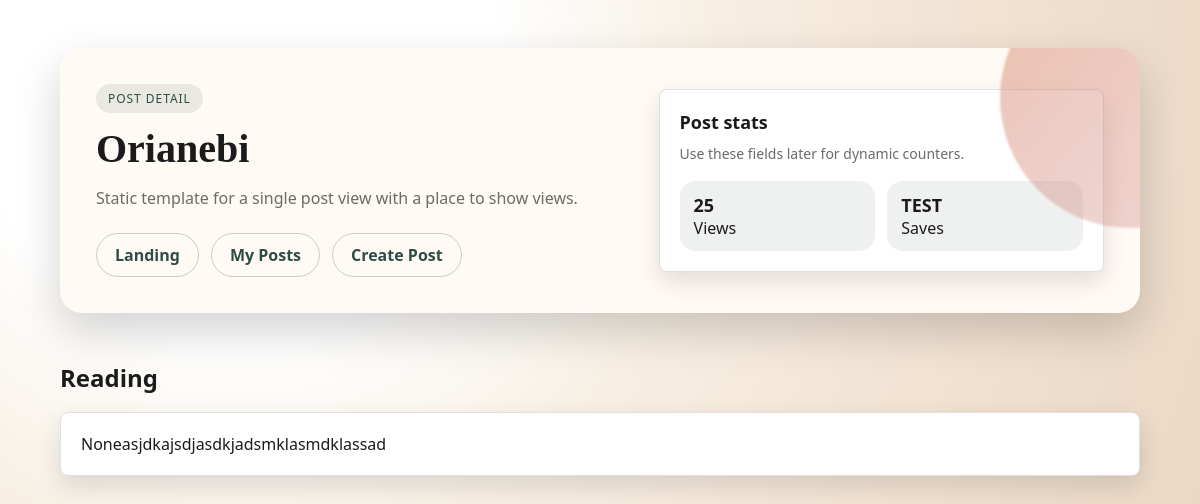
Page /api/posts/14 (signed in) on the earlier database version.
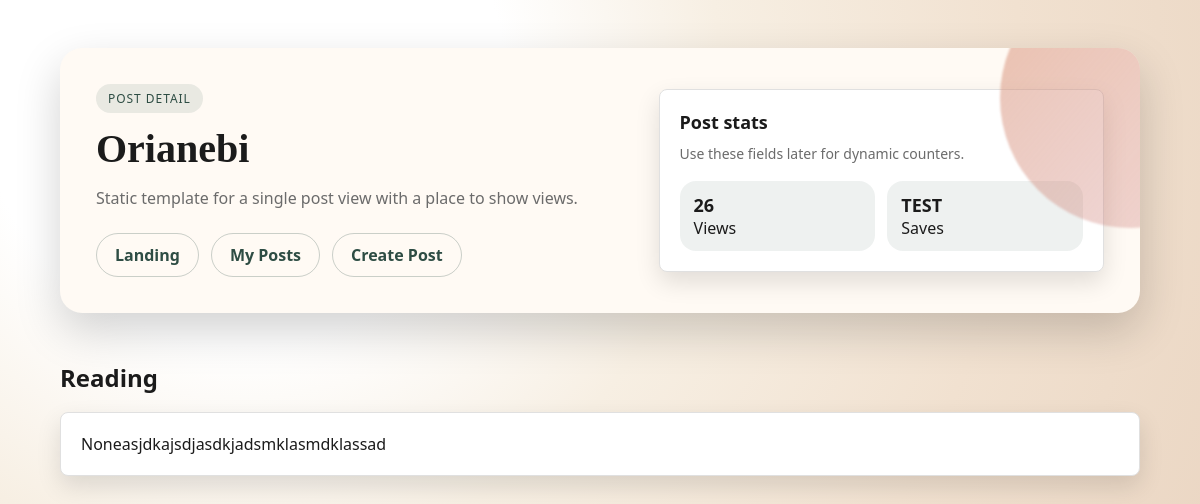
Same page on the later database version.
### main/models/post.py (models this page shows, shortened)
class Posts(db.Model):
    id: Mapped[int] = mapped_column(primary_key=True)
    title: Mapped[str] = mapped_column(String(500))
    description: Mapped[str | None]
    user_id: Mapped[int] = mapped_column(
        ForeignKey("user.id", ondelete="CASCADE")
    )
    status: Mapped[str] = mapped_column(String(10), default="draft",
                                        server_default="draft")
    views_count: Mapped[int] = mapped_column(default=0, server_default='0')
    category: Mapped[str | None]
    published_at: Mapped[datetime | None]
    created_at: Mapped[datetime] = mapped_column(
        DateTime(timezone=True),
        server_default=func.now()
    )
    updated_at: Mapped[datetime] = mapped_column(
        DateTime(timezone=True),
        onupdate=func.now(),
        server_default=func.now()
    )
    user: Mapped["User"] = relationship(back_populates="posts")

### main/routes/posts/template_views.py (the view)
@posts_bp.route("/<int:post_id>")
@login_required
def post_detail_page(post_id: int):
    post = db.session.get(Posts, post_id)
    if not post:
        return redirect(url_for("posts.my_posts"))
    if post.status == "draft":
        if session["_user_id"] != post.user_id:
            return redirect(url_for("home.home"))
    post.views_count += 1
    db.session.commit()
    return render_template("posts/post_detail.html", post=post)

### main/routes/users/template_views.py (called while the page is built)
@login_manager.user_loader
def load_user(user_id):
    return User.query.get(int(user_id))

### templates/posts/post_detail.html (shortened to what this page needs)
<!DOCTYPE html>
<html lang="en">
<head>
    <link rel="stylesheet" href="/static/style.css">
</head>
<body>
<main class="page">
    <div class="shell">
        <section class="hero">
            <div>
                <span class="pill">Post detail</span>
                <h1>{{ post.title }}</h1>
                <p>Static template for a single post view with a place to show views.</p>
                <div class="nav">
                    <a href="/">Landing</a>
                    <a href="{{ url_for('posts.my_posts') }}">My Posts</a>
                    <a href="{{ url_for('posts.create_template_post') }}">Create Post</a>
                </div>
            </div>
            <div class="card">
                <h3>Post stats</h3>
                <p>Use these fields later for dynamic counters.</p>
                <div class="stats">
                    <div class="stat">
                        <span>{{ post.views_count }} </span>
                        Views
                    </div>
                    <div class="stat">
                        <span>TEST</span>
                        Saves
                    </div>
                </div>
            </div>
        </section>
        <div class="section-title">
            <h2>Reading</h2>
        </div>
        <section class="card">
            {{ post.description }}
        </section>
    </div>
</main>
</body>
</html>

### static/style.css (style rules this page uses)
:root { --ink: #1b1b1b; --muted: #6b6b6b; --cream: #f6f1e8; --peach: #f2c4a8; --clay: #d89073; --berry: #b84f64; --pine: #2e4d44; --paper: #fffaf4; --shadow: 0 18px 45px rgba(0, 0, 0, 0.18); --shadow-soft: 0 10px 25px rgba(0, 0, 0, 0.12); --radius-lg: 22px; --radius-md: 14px; }
* { box-sizing: border-box; }
body { margin: 0; font-family: "Space Grotesk", "Segoe UI", sans-serif; color: var(--ink); background: radial-gradient(circle at 20% 10%, #fff 0, #fff 22%, #f7efe3 40%, #f1e1d0 65%, #e8d2be 100%); min-height: 100vh; }
.page { padding: 48px 24px 80px; }
.shell { max-width: 1080px; margin: 0 auto; }
.hero { display: grid; grid-template-columns: minmax(0, 1.2fr) minmax(0, 1fr); gap: 28px; align-items: center; padding: 36px; background: var(--paper); border-radius: var(--radius-lg); box-shadow: var(--shadow); position: relative; overflow: hidden; }
.hero::after { content: ""; position: absolute; right: -120px; top: -80px; width: 260px; height: 260px; border-radius: 50%; background: linear-gradient(130deg, rgba(216, 144, 115, 0.55), rgba(184, 79, 100, 0.2)); filter: blur(1px); }
.hero h1 { font-family: "DM Serif Display", "Georgia", serif; font-size: 40px; line-height: 1.1; margin: 0 0 16px; }
.hero p { margin: 0 0 24px; color: var(--muted); font-size: 16px; }
.pill { display: inline-flex; align-items: center; gap: 8px; padding: 6px 12px; border-radius: 999px; background: rgba(46, 77, 68, 0.1); color: var(--pine); font-size: 12px; letter-spacing: 0.08em; text-transform: uppercase; margin-bottom: 14px; }
.nav { display: flex; flex-wrap: wrap; gap: 12px; margin: 24px 0 0; }
.nav a { text-decoration: none; padding: 10px 18px; border-radius: 999px; border: 1px solid rgba(46, 77, 68, 0.25); color: var(--pine); font-weight: 600; transition: transform 0.2s ease, box-shadow 0.2s ease; }
.card { background: var(--paper); border-radius: var(--radius-md); padding: 20px; box-shadow: var(--shadow-soft); }
.card h3 { margin: 0 0 10px; font-size: 18px; }
.card p { margin: 0; color: var(--muted); font-size: 14px; }
.section-title { display: flex; align-items: center; justify-content: space-between; margin: 48px 0 18px; }
.section-title h2 { margin: 0; font-size: 24px; }
.stats { display: grid; grid-template-columns: repeat(auto-fit, minmax(120px, 1fr)); gap: 12px; margin-top: 18px; }
.stat { background: rgba(46, 77, 68, 0.08); border-radius: 16px; padding: 12px 14px; }
.stat span { display: block; font-size: 18px; font-weight: 700; }
.card { background-color: #ffffff; border: 1px solid #e0e0e0; border-radius: 8px; overflow: hidden; transition: transform 0.2s ease, box-shadow 0.2s ease; }

Differences in the rows shown:
changed Posts "Orianebi": views_count "25" → "26"
